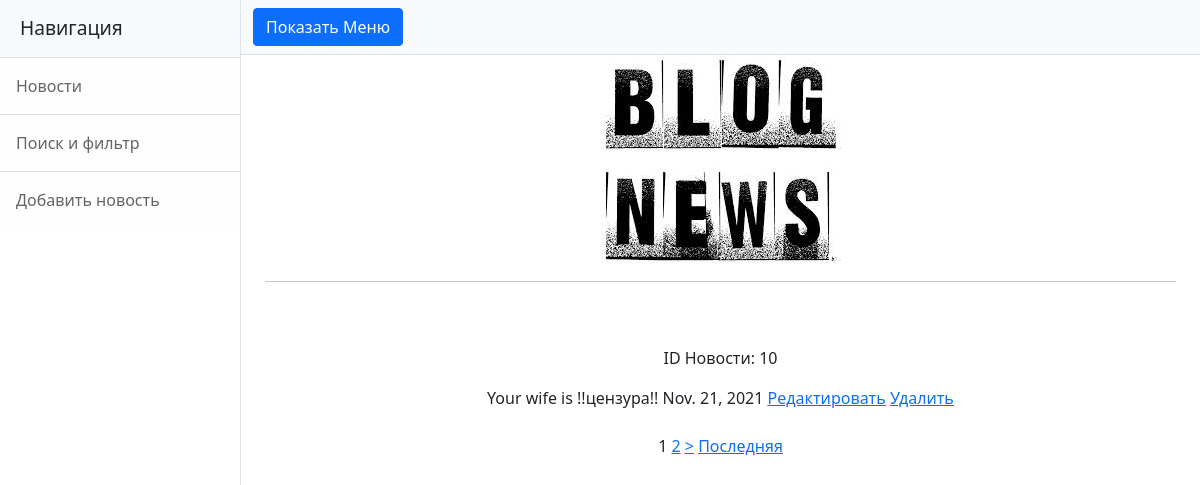
Page /news/ on the committed database.
### news/models.py (models this page shows, shortened)
class Post(models.Model):
    post = 'PO'
    news = 'NW'
    POSITIONS=[
    (post,'post'),
    (news,'news'),]
    post_author = models.ForeignKey(Author, on_delete = models.CASCADE)
    post_type = models.CharField(max_length=2, choices= POSITIONS)
    post_date_created = models.DateField(auto_now_add = True)
    post_detailed_data_created = models.TimeField(auto_now_add = True)
    category = models.ManyToManyField(Category, through = 'PostCategory')
    head_of_post = models.CharField(max_length = 255)
    article_text = models.TextField()
    post_raiting = models.IntegerField(default = 1)

### news/views.py (the view)
# urls.py: path('', PostListNews.as_view()),
class PostListNews(ListView):
    model = Post
    template_name = 'news.html'
    context_object_name = 'news'
    queryset = Post.objects.filter(post_type='news')
    paginate_by = 1

### news/templatetags/custom_filters.py (called while the page is built)
@register.filter(name='Censor')
def Censor(value):
    w=value.split()
    for i in range(len(w)):
        if w[i] in blacklist:
            w[i] ='!!цензура!!'
    string = ' '.join([str(item) for item in w])
    return string

### templates/news.html (shortened to what this page needs)
{% extends 'flatpages/default.html' %}
{% load custom_filters %}
{% block content %}
    <hr>
    <br>
    <br>
    {% if news %}
        {% for i in news %}
            <p>ID Новости: {{i.id}}</p>
            {{ i.article_text|Censor}}
            {{ i.post_date_created}}
        <a href="{% url 'update_post_detail' i.id %}"><u>Редактировать</u></a>
        <a href="{% url 'post_delete' i.id %}"><u> Удалить </u></a>
        {% endfor %}
        <br>
        <br>
        {% if is_paginated %}
            {% for num in page_obj.paginator.page_range %}
                {% if page_obj.number == num %}
                    <a>{{ num }}</a>
                {% elif num > page_obj.number|add:'-3' and num < page_obj.number|add:'3' %}
                    <a href="?page={{ num }}">{{ num }}</a>
                {% endif %}
            {% endfor %}
            {% if page_obj.has_next %}
                <a href="?page={{ page_obj.next_page_number }}">></a>
                <a href="?page={{ page_obj.paginator.num_pages }}">Последняя</a>
            {% endif %}
        {% endif %}
    {% else %}
        <h2>Новостей нет!</h2>
    {% endif %}
    <br>
    <br>
{% endblock content %}

### rows in the picture
Post: id "10", article_text|Censor "Your wife is !!цензура!!", post_date_created "Nov. 21, 2021"

### other values in the picture
{{ num }} "1"
{{ num }} "2"
